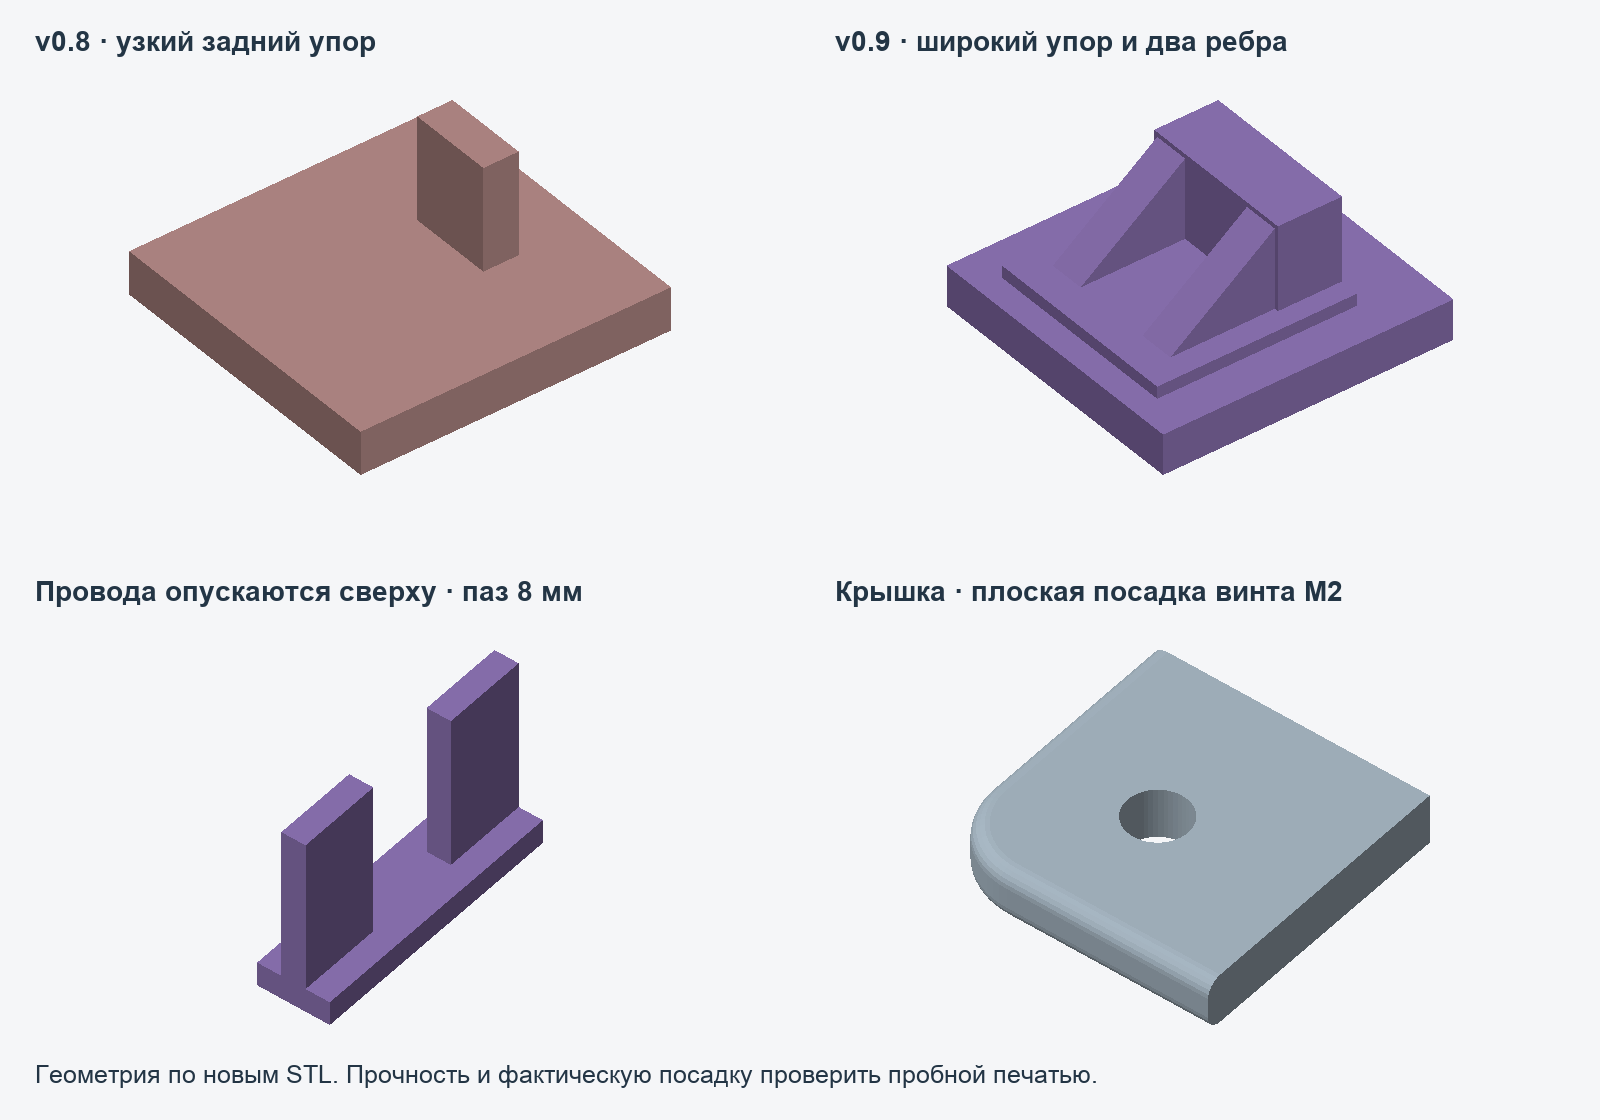

Python code for this plot:
from pathlib import Path
import numpy as np
import trimesh
P=Path(__file__).resolve().parent
source=(P/'build_enclosure.py').read_text();ns={'__file__':str(P/'build_enclosure.py')}
exec(source.split('bs,ls=base().solid(),lid().solid()')[0],ns)
exec(source[source.index('# Deterministic opaque z-buffer preview'):source.index('board_objects=')],ns)
Image,ImageDraw,ImageFont=ns['Image'],ns['ImageDraw'],ns['ImageFont'];render=ns['render'];mesh=ns['mesh'];B=ns['B'];m=ns['m']
def solid(p):
 t=trimesh.load(p,force='mesh');return m.Manifold(m.Mesh(np.asarray(t.vertices,dtype=np.float32),np.asarray(t.faces,dtype=np.uint32)))
old=solid(P.parent/'v0.8/base.stl');new=solid(P/'base.stl');lid=solid(P/'lid.stl').rotate((180,0,0)).translate((0,40,17))
region=B(39.8,12.3,0,14.5,14,8).solid()
frames=[(mesh(old^region),'#b58b88'),(mesh(new^region),'#8e74b5'),(mesh(new^B(31,10,0,6,22,15.5).solid()),'#8e74b5'),(mesh(lid^B(0,0,14.5,11,11,2.5).solid()),'#a9b9c5')]
im=Image.new('RGB',(1600,1120),'#f5f6f8');d=ImageDraw.Draw(im)
font='/System/Library/Fonts/Supplemental/Arial.ttf';bold='/System/Library/Fonts/Supplemental/Arial Bold.ttf'
def text(x,y,s,n=27,b=False):d.text((x,y),s,font=ImageFont.truetype(bold if b else font,n),fill='#233545')
labels=['v0.8 · узкий задний упор','v0.9 · широкий упор и два ребра','Провода опускаются сверху · паз 8 мм','Крышка · плоская посадка винта M2']
for i,(tm,col) in enumerate(frames):
 x=(i%2)*800;y=(i//2)*550
 camera=(-85,-110,105) if i<2 else (100,-125,150)
 im.paste(render([(tm,col)],camera,(740,425)),(x+30,y+75));text(x+35,y+25,labels[i],28,True)
text(35,1060,'Геометрия по новым STL. Прочность и фактическую посадку проверить пробной печатью.',25)
im.save(P/'preview_changes.png')
